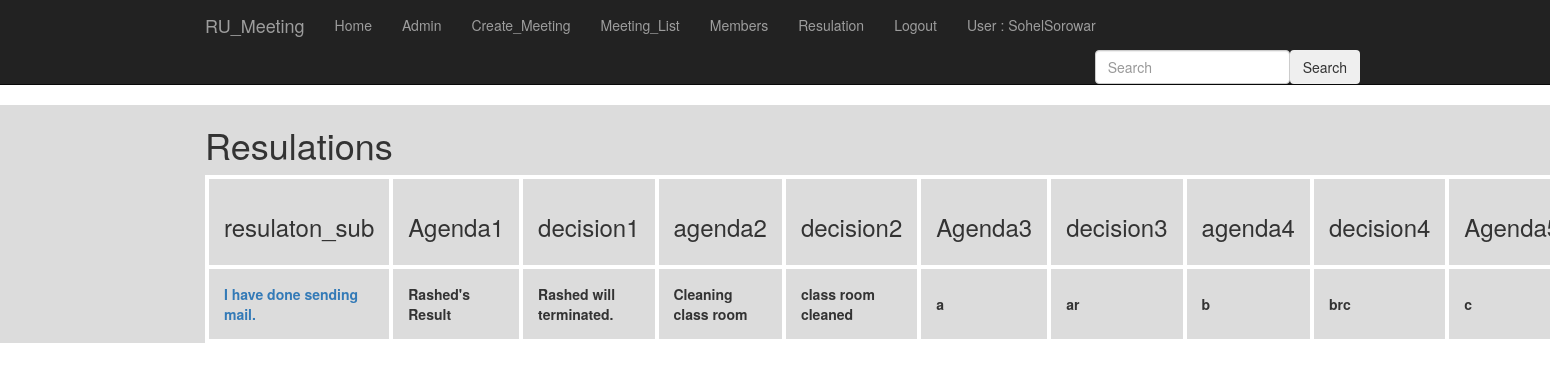
The app's page /meeting_app/resulaton_list/ (signed in) with its own data.
### meeting_app/models.py (models this page shows, shortened)
class Resulation(models.Model):
    resulaton_sub = models.ForeignKey(Create_Meeting, default= 'meeting_sub', related_name='resulations')
    agenda1=models.TextField(max_length=200)
    decision1 = models.TextField(max_length=200)
    agenda2 =models.TextField(max_length=200)
    decision2 = models.TextField(max_length=200)
    agenda3 =models.TextField(max_length=200)
    decision3 = models.TextField(max_length=200)
    agenda4 =models.TextField(max_length=200)
    decision4 = models.TextField(max_length=200)
    agenda5=models.TextField(max_length=200)
    decision5 = models.TextField(max_length=200)

class Create_Meeting(models.Model):
    meeting_id = models.AutoField(primary_key=True)
    meeting_name= models.CharField(max_length=256, choices=CHOICES, default='General Meeting')
    meeting_sub= models.CharField(max_length=256)
    meeting_text= models.TextField(max_length=500)
    date = models.DateField(default=datetime.now)
    def __str__(self):
        return self.meeting_sub

### meeting_app/views.py (the view)
class ResulationListView(ListView):
        context_object_name = 'resulations'
        model = models.Resulation

### templates/meeting_app/resulation_list.html (shortened to what this page needs)
{% extends 'meeting_app/base.html' %}
{% block body_block %}
<div class="mask rgba-gradient align-items-center" style=" background-color:#DCDCDC;">
<div class="container" >
<div class="jumbtron">
<h1>Resulations</h1>
  <table style="width:100%">
  <tr>
    <th> <h3>resulaton_sub</h3>  </th>
    <th> <h3>Agenda1</h3>  </th>
    <th><h3>decision1</h3>  </th>
    <th><h3>agenda2</h3>  </th>
    <th><h3>decision2</h3>  </th>
    <th> <h3>Agenda3</h3>  </th>
    <th><h3>decision3</h3>  </th>
    <th><h3>agenda4</h3>  </th>
    <th><h3>decision4</h3>  </th>
    <th> <h3>Agenda5</h3>  </th>
  </tr>
  {% for resulation in resulations %}
  <tr>
    <th> <a href="{{resulation.resulation_id}}">{{ resulation.resulaton_sub }}</a></th>
    <th> {{ resulation.agenda1 }}</th>
    <th> {{ resulation.decision1 }}</th>
    <th> {{ resulation.agenda2 }}</th>
    <th> {{ resulation.decision2 }}</th>
    <th> {{ resulation.agenda3 }}</th>
    <th> {{ resulation.decision3 }}</th>
    <th> {{ resulation.agenda4 }}</th>
    <th> {{ resulation.decision4 }}</th>
    <th> {{ resulation.agenda5 }}</th>
  </tr>
  {% endfor %}
  </table>
</div>
</div>
</div>
{% endblock %}

### templates/meeting_app/base.html (shortened to what this page needs)
<!DOCTYPE html>
<html lang="en" dir="ltr">
  <head>
     <link rel="stylesheet" href="https://maxcdn.bootstrapcdn.com/bootstrap/3.3.7/css/bootstrap.min.css">
  </head>
  <body >
  <nav class='navbar navbar-inverse navbar-static-top'>
      <div class="container">
        <ul class="nav navbar-nav">
        <li><a class=" navbar-brand " >RU_Meeting</a></li>
          {% if user.is_authenticated %}
          <li><a class=" navbar-link " href="{% url 'index' %}">Home</a></li>
          <li><a class=" navbar-link " href="{% url 'admin:index' %}">Admin</a></li>
          <li><a class=" navbar-link " href="{% url 'meeting_app:create_meeting' %}">Create_Meeting</a></li>
          <li><a class=" navbar-link " href="{% url 'meeting_app:list' %}">Meeting_List</a></li>
          <li><a class=" navbar-link " href="{% url 'meeting_app:member_list' %}">Members</a></li>
          <li><a class=" navbar-link " href="{% url 'meeting_app:resulaton_list' %}">Resulation</a></li>
          <li><a class='navbar-link' href="{% url 'logout' %}">Logout</a></li>
          <li><a class='navbar-link' >User : {{ user.username }}</a></li>
          {% else %}
            <li><a class='navbar-link' href="{% url 'meeting_app:user_login' %}">Login</a></li>
            <li><a class=" navbar-link " href="{% url 'meeting_app:register' %}">Register</a></li>
          {% endif %}
        </ul>
                <ul class="nav navbar-nav navbar-right">
                         <li><input class="form-control mr-sm-2" type="text"  placeholder="Search"> </li>
                         <li> <button class="btn btn-#DCDCDC" type="submit" >Search</button> </li>
                </ul>
      </div>
    </nav>
    {% block body_block %}
    {% endblock %}
  </body>
</html>

### templates/meeting_app/resulation_list.html (style rules this page uses)
table, th, td { border: 4px solid white; border-collapse: collapse; }
th, td { padding: 15px; }

### records on screen
Resulation: resulaton_sub "I have done sending mail.", agenda1 "Rashed's Result", decision1 "Rashed will terminated.", agenda2 "Cleaning class room", decision2 "class room cleaned", agenda3 "a", decision3 "ar", agenda4 "b", decision4 "brc", agenda5 "c"

### other values on screen
{{ user.username }} "SohelSorowar"
